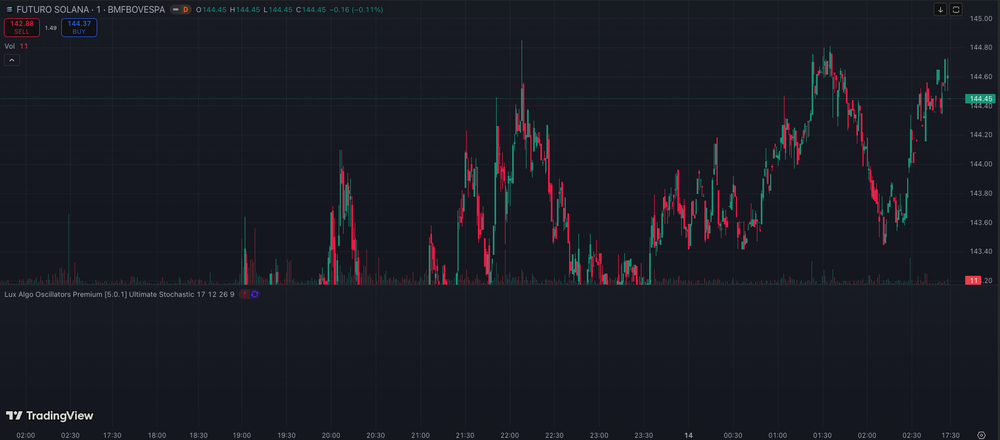
#> input picture data/sample_chart.png, 1000 x 440 px, shrunk from 1810 x 796 before the run
$ jupyter execute ohlc_reconstruction_engine.ipynb
#> lines starting #> are read from the running program, lines starting #| are printed output that depends on the picture; after the words box and inside, x2 and y2 are one past the last pixel; in counts of white or black regions, pixels touching at a corner belong together
[cell 1]
import os
import numpy as np
import pandas as pd
import cv2
import matplotlib.pyplot as plt

from typing import List, Dict
from PIL import Image
from scipy.signal import find_peaks
from sklearn.linear_model import LinearRegression
from skimage.filters import threshold_otsu

plt.style.use("seaborn-v0_8-darkgrid")

[cell 2]
IMAGE_PATH = "../data/sample_chart.png"
assert os.path.exists(IMAGE_PATH), "Chart image not found"

img = cv2.imread(IMAGE_PATH)
#> img is the input picture: shape (440, 1000, 3); mean B, G, R 34.8, 27.1, 25
img_rgb = cv2.cvtColor(img, cv2.COLOR_BGR2RGB)

plt.figure(figsize=(10, 5))
plt.imshow(img_rgb)
plt.title("Input Chart")
plt.axis("off")

[cell 3]
gray = cv2.cvtColor(img, cv2.COLOR_BGR2GRAY)
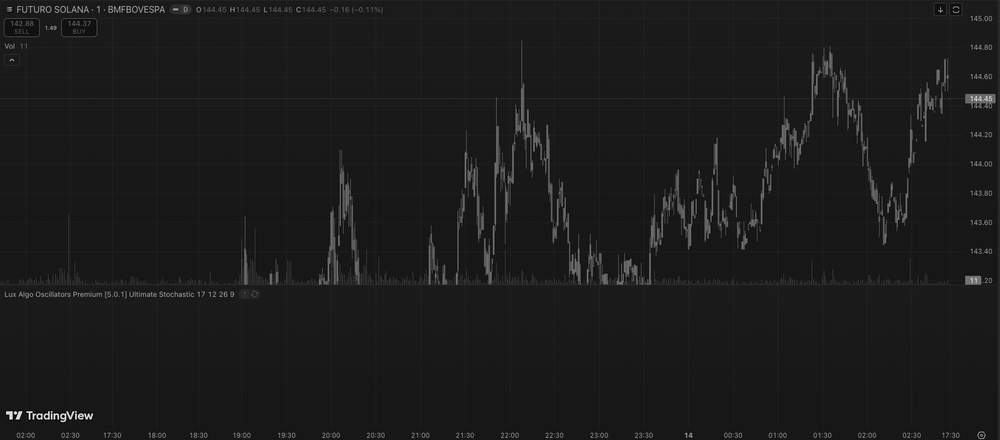
#> gray: shape (440, 1000); min 0, max 255, mean 27.4
gray = cv2.GaussianBlur(gray, (5, 5), 0)

thresh = threshold_otsu(gray)
#> thresh = 46
binary = gray < thresh
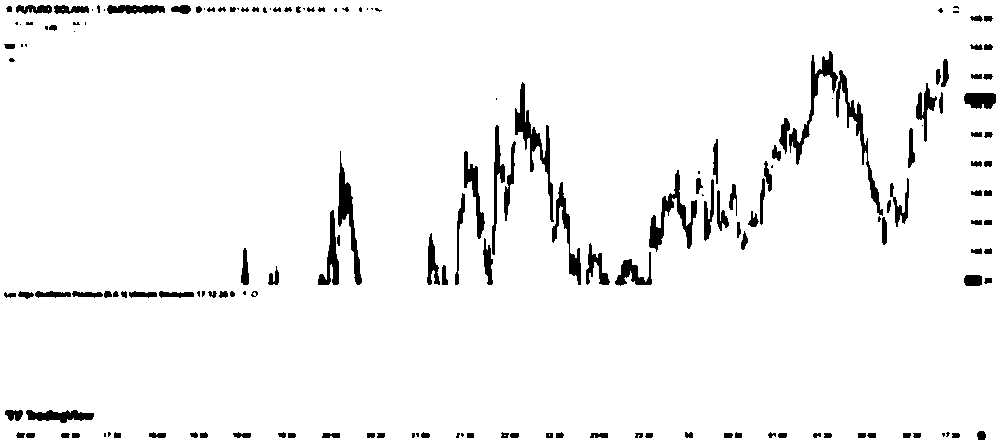
#> binary: shape (440, 1000) bool; 95.5% white; 172 black regions (44 under 20 px), largest, box (x1, y1, x2, y2) and area: (515, 82, 554, 222) 1182, (649, 170, 697, 252) 1096, (836, 70, 883, 216) 995

plt.figure(figsize=(10, 4))
plt.imshow(binary, cmap="gray")
plt.title("Binary Chart")
plt.axis("off")

[cell 4]
height, width = binary.shape
#> height = 440; width = 1000
columns = []

for x in range(width):
    ys = np.where(binary[:, x])[0]
    if len(ys) > 0:
        columns.append((x, ys.min(), ys.max()))
#> after the loop, columns = 1000 items, first 6: (0, 0, 439), (1, 0, 439), (2, 0, 439), (3, 0, 439), (4, 0, 439), (5, 0, 439)

[cell 5]
candles = []
current = [columns[0]]
#> current = [(0, 0, 439)]

for col in columns[1:]:
    if col[0] - current[-1][0] <= 2:
        current.append(col)
    else:
        candles.append(current)
        current = [col]
#> this loop made 999 passes
#> after the loop, candles = []

candles.append(current)

[cell 6]
ohlc = []

for candle in candles:
    xs = [c[0] for c in candle]
    tops = [c[1] for c in candle]
    bottoms = [c[2] for c in candle]

    open_price = tops[0]
    close_price = tops[-1]
    high_price = min(tops)
    low_price = max(bottoms)

    ohlc.append([open_price, high_price, low_price, close_price])
#> this loop made 1 pass
#> (open_price, close_price, high_price, low_price) on pass 1: (0, 0, 0, 439)
#> after the loop, ohlc = [[0, 0, 439, 0]]

ohlc = pd.DataFrame(
    ohlc, columns=["open", "high", "low", "close"]
)
#> ohlc = table of 1 rows and 4 columns

[cell 7]
ohlc = (height - ohlc)
ohlc = (ohlc - ohlc.min()) / (ohlc.max() - ohlc.min())

ohlc.head()
#> Out = table of 1 rows and 4 columns

[cell 8]
plt.figure(figsize=(12, 4))
plt.plot(ohlc["close"], label="Close")
plt.fill_between(
    ohlc.index,
    ohlc["low"],
    ohlc["high"],
    alpha=0.2,
    label="Range",
)
plt.legend()
plt.title("Reconstructed OHLC (From Chart)")
plt.show()
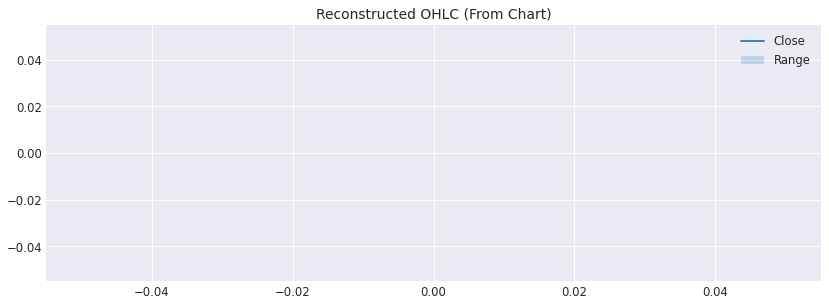
#> figure drawn by matplotlib, 1 panel

[cell 9]
def ema(series: pd.Series, span: int) -> pd.Series:
    return series.ewm(span=span, adjust=False).mean()

def rsi(series: pd.Series, period: int = 14) -> pd.Series:
    delta = series.diff()
    gain = delta.clip(lower=0)
    loss = -delta.clip(upper=0)

    avg_gain = gain.rolling(period).mean()
    avg_loss = loss.rolling(period).mean()

    rs = avg_gain / avg_loss
    return 100 - (100 / (1 + rs))

[cell 10]
ohlc["ema_fast"] = ema(ohlc["close"], 12)
ohlc["ema_slow"] = ema(ohlc["close"], 26)
ohlc["rsi"] = rsi(ohlc["close"])

[cell 11]
fig, axes = plt.subplots(2, 1, figsize=(12, 6), sharex=True)

axes[0].plot(ohlc["close"], label="Close")
axes[0].plot(ohlc["ema_fast"], label="EMA 12")
axes[0].plot(ohlc["ema_slow"], label="EMA 26")
axes[0].legend()
axes[0].set_title("Price & EMAs")

axes[1].plot(ohlc["rsi"], label="RSI")
axes[1].axhline(70, linestyle="--", alpha=0.5)
axes[1].axhline(30, linestyle="--", alpha=0.5)
axes[1].legend()
axes[1].set_title("RSI")

plt.show()
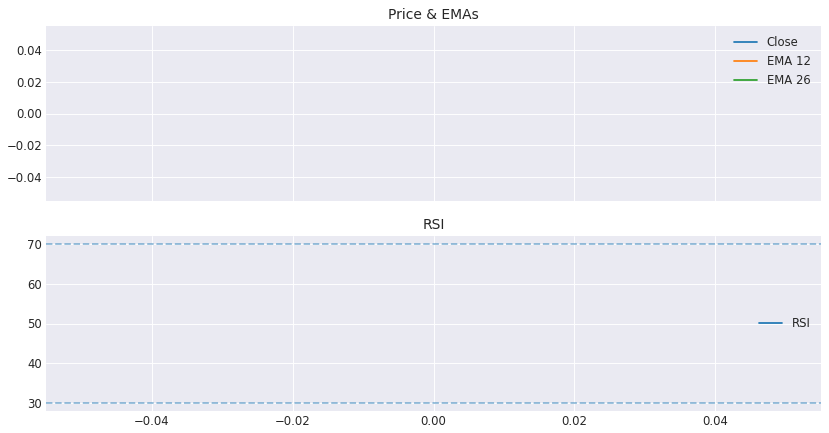
#> figure drawn by matplotlib, 2 panels

[cell 12]
signals = []

for i in range(1, len(ohlc)):
    if (
        ohlc["ema_fast"].iloc[i] > ohlc["ema_slow"].iloc[i]
        and ohlc["ema_fast"].iloc[i - 1] <= ohlc["ema_slow"].iloc[i - 1]
        and ohlc["rsi"].iloc[i] < 70
    ):
        signals.append("BUY")

    elif (
        ohlc["ema_fast"].iloc[i] < ohlc["ema_slow"].iloc[i]
        and ohlc["ema_fast"].iloc[i - 1] >= ohlc["ema_slow"].iloc[i - 1]
        and ohlc["rsi"].iloc[i] > 30
    ):
        signals.append("SELL")

    else:
        signals.append("HOLD")
#> this loop made 0 passes
#> after the loop, signals = []

signals.insert(0, "HOLD")
ohlc["signal"] = signals

[cell 13]
ohlc["signal"].value_counts()

[cell 14]
print(" --- VISION-BASED STRATEGY ENGINE")
print("=" * 55)

print(f"Total Candles     : {len(ohlc)}")
#| Total Candles     : 1
print(f"BUY Signals       : {(ohlc['signal'] == 'BUY').sum()}")
#| BUY Signals       : 0
print(f"SELL Signals      : {(ohlc['signal'] == 'SELL').sum()}")
#| SELL Signals      : 0

print("\nLast 10 Signals")
display(ohlc.tail(10))
